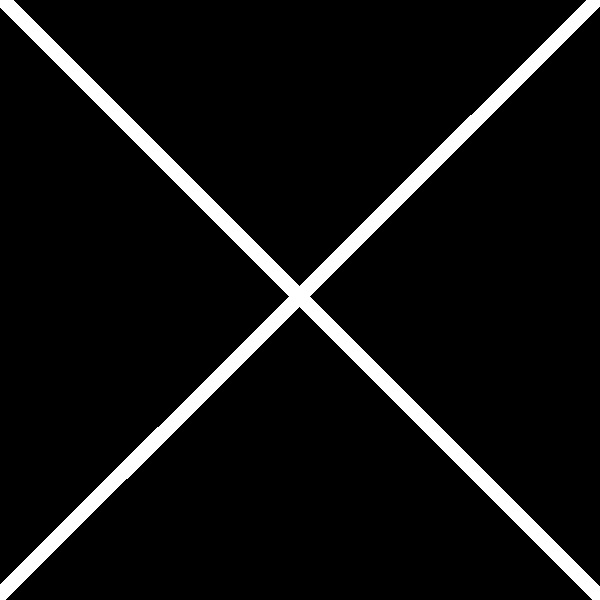
%> input picture VC_HW2/Cross.jpg, 600 x 600 px
$ octave part1b.m   (GNU Octave 9; MATLAB toolbox functions it lacks are replaced by stand-ins)
%> lines starting %> are read from the running program, lines starting %| are printed output that depends on the picture; in (x1, y1, x2, y2) boxes, pixels count from 0 and x2, y2 are one past the last pixel; in counts of white or black regions, pixels touching at a corner belong together; the program's own positions count from 1
%Assignment 2
%part1 b

clear all
close all

img = double(rgb2gray(imread('Cross.jpg')));
%> img: size 600x600 double; min 0, max 255, mean 17.4
subplot(2,2,1);
imshow(mat2gray(img));
title("Original Image");

img_dft = fft2(img);
subplot(2,2,2);
imshow(mat2gray(log(fftshift(abs(img_dft)) + 1)));
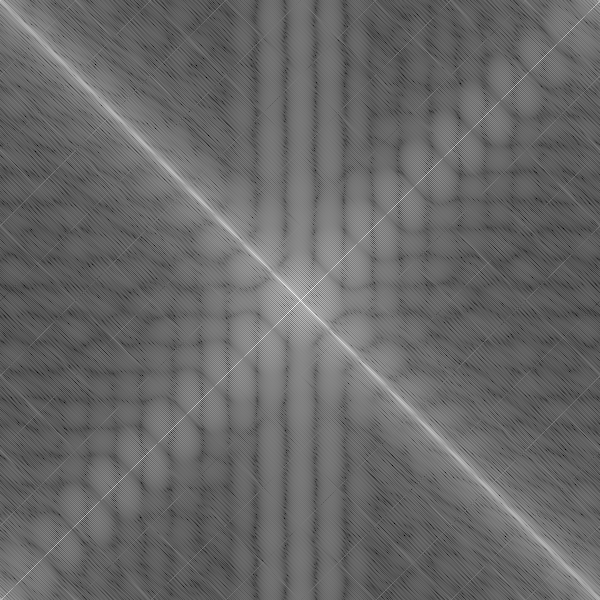
%> displayed picture: size 600x600, on the screen's scale of 0 to 255; min 0, max 255, mean 103.7
title("Log Magnitude Plot");

subplot(2,2,3);
imshow(angle(fftshift(img_dft)));
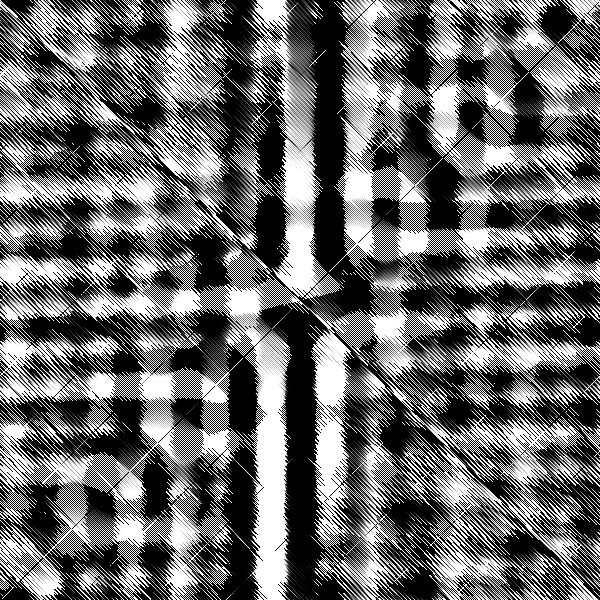
%> displayed picture: size 600x600, on the screen's scale of 0 to 255; min 0, max 255, mean 106.8
title("Phase Plot");

new_img = [img, img, img, img;
           img, img, img, img;
           img, img, img, img;
           img, img, img, img];
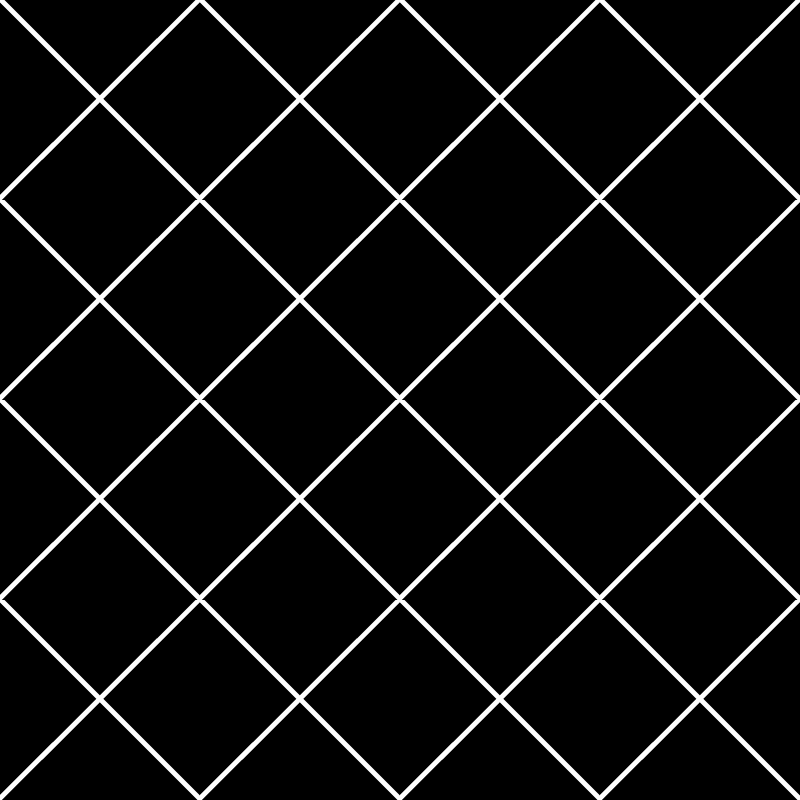
%> new_img: size 2400x2400 double (shown at 1/3 size); min 0, max 255, mean 17.4
subplot(2,2,4)
imshow(new_img)
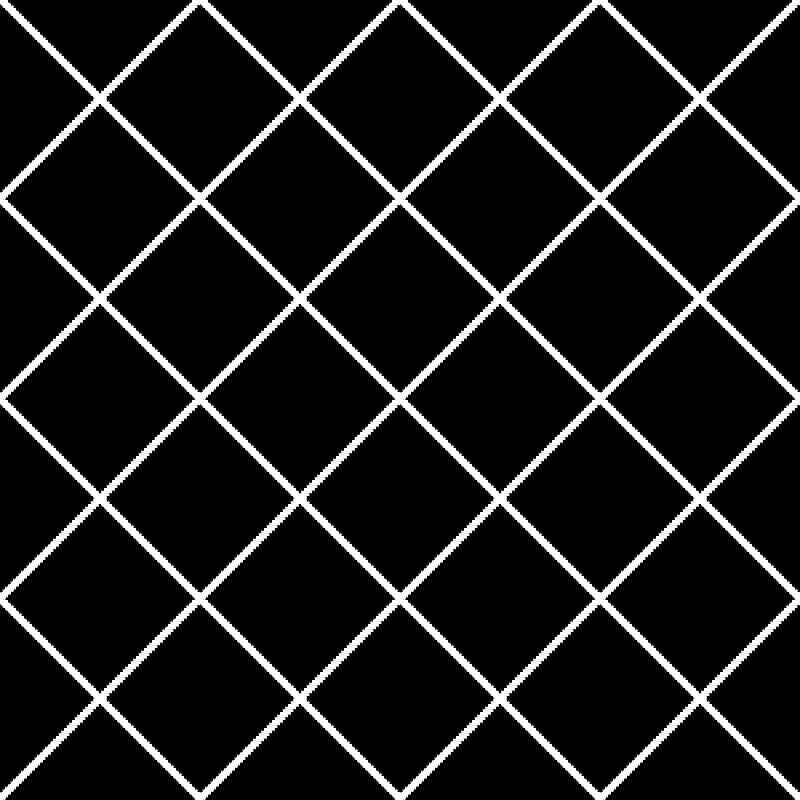
%> displayed picture: size 2400x2400, on the screen's scale of 0 to 255 (shown at 1/3 size); 8.2% white; 2581 white regions (2580 under 20 px), largest, box (x1, y1, x2, y2) and area: (0, 0, 2400, 2400) 470748
title("Repeated Original Image")
